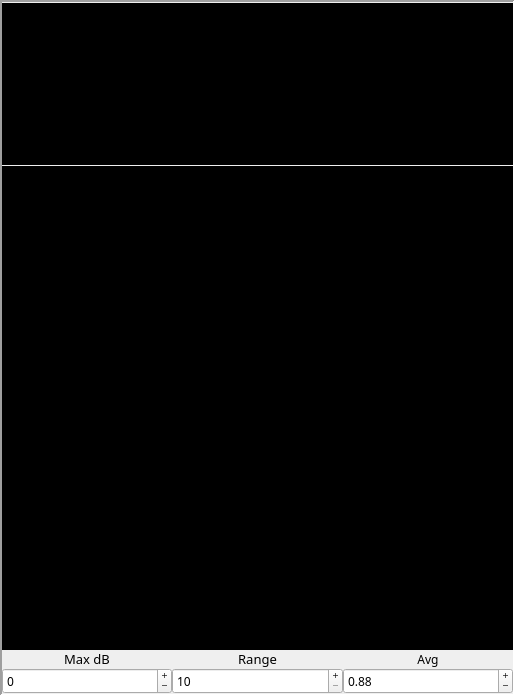
<?xml version="1.0" encoding="UTF-8"?>
<ui version="4.0">
 <class>spectrumWidget</class>
 <widget class="QFrame" name="spectrumWidget">
  <property name="geometry">
   <rect>
    <x>0</x>
    <y>0</y>
    <width>515</width>
    <height>696</height>
   </rect>
  </property>
  <property name="minimumSize">
   <size>
    <width>334</width>
    <height>0</height>
   </size>
  </property>
  <property name="font">
   <font>
    <family>Ubuntu Mono</family>
    <pointsize>9</pointsize>
    <weight>50</weight>
    <bold>false</bold>
   </font>
  </property>
  <property name="windowTitle">
   <string>Frame</string>
  </property>
  <property name="frameShape">
   <enum>QFrame::Panel</enum>
  </property>
  <property name="frameShadow">
   <enum>QFrame::Sunken</enum>
  </property>
  <property name="lineWidth">
   <number>2</number>
  </property>
  <layout class="QVBoxLayout" name="verticalLayout" stretch="0,1,0,3,0">
   <property name="spacing">
    <number>0</number>
   </property>
   <property name="leftMargin">
    <number>0</number>
   </property>
   <property name="topMargin">
    <number>0</number>
   </property>
   <property name="rightMargin">
    <number>0</number>
   </property>
   <property name="bottomMargin">
    <number>0</number>
   </property>
   <item>
    <widget class="markerWidget" name="markerLabelSpectrum">
     <property name="maximumSize">
      <size>
       <width>16777215</width>
       <height>1</height>
      </size>
     </property>
     <property name="text">
      <string/>
     </property>
    </widget>
   </item>
   <item>
    <widget class="fftDisplay" name="spectrWidget" native="true">
     <property name="palette">
      <palette>
       <active>
        <colorrole role="WindowText">
         <brush brushstyle="SolidPattern">
          <color alpha="255">
           <red>255</red>
           <green>255</green>
           <blue>255</blue>
          </color>
         </brush>
        </colorrole>
        <colorrole role="Button">
         <brush brushstyle="SolidPattern">
          <color alpha="255">
           <red>0</red>
           <green>0</green>
           <blue>0</blue>
          </color>
         </brush>
        </colorrole>
        <colorrole role="Light">
         <brush brushstyle="SolidPattern">
          <color alpha="255">
           <red>0</red>
           <green>0</green>
           <blue>0</blue>
          </color>
         </brush>
        </colorrole>
        <colorrole role="Midlight">
         <brush brushstyle="SolidPattern">
          <color alpha="255">
           <red>0</red>
           <green>0</green>
           <blue>0</blue>
          </color>
         </brush>
        </colorrole>
        <colorrole role="Dark">
         <brush brushstyle="SolidPattern">
          <color alpha="255">
           <red>0</red>
           <green>0</green>
           <blue>0</blue>
          </color>
         </brush>
        </colorrole>
        <colorrole role="Mid">
         <brush brushstyle="SolidPattern">
          <color alpha="255">
           <red>0</red>
           <green>0</green>
           <blue>0</blue>
          </color>
         </brush>
        </colorrole>
        <colorrole role="Text">
         <brush brushstyle="SolidPattern">
          <color alpha="255">
           <red>255</red>
           <green>255</green>
           <blue>255</blue>
          </color>
         </brush>
        </colorrole>
        <colorrole role="BrightText">
         <brush brushstyle="SolidPattern">
          <color alpha="255">
           <red>255</red>
           <green>255</green>
           <blue>255</blue>
          </color>
         </brush>
        </colorrole>
        <colorrole role="ButtonText">
         <brush brushstyle="SolidPattern">
          <color alpha="255">
           <red>255</red>
           <green>255</green>
           <blue>255</blue>
          </color>
         </brush>
        </colorrole>
        <colorrole role="Base">
         <brush brushstyle="SolidPattern">
          <color alpha="255">
           <red>0</red>
           <green>0</green>
           <blue>0</blue>
          </color>
         </brush>
        </colorrole>
        <colorrole role="Window">
         <brush brushstyle="SolidPattern">
          <color alpha="255">
           <red>0</red>
           <green>0</green>
           <blue>0</blue>
          </color>
         </brush>
        </colorrole>
        <colorrole role="Shadow">
         <brush brushstyle="SolidPattern">
          <color alpha="255">
           <red>0</red>
           <green>0</green>
           <blue>0</blue>
          </color>
         </brush>
        </colorrole>
        <colorrole role="AlternateBase">
         <brush brushstyle="SolidPattern">
          <color alpha="255">
           <red>0</red>
           <green>0</green>
           <blue>0</blue>
          </color>
         </brush>
        </colorrole>
        <colorrole role="ToolTipBase">
         <brush brushstyle="SolidPattern">
          <color alpha="255">
           <red>255</red>
           <green>255</green>
           <blue>220</blue>
          </color>
         </brush>
        </colorrole>
        <colorrole role="ToolTipText">
         <brush brushstyle="SolidPattern">
          <color alpha="255">
           <red>0</red>
           <green>0</green>
           <blue>0</blue>
          </color>
         </brush>
        </colorrole>
       </active>
       <inactive>
        <colorrole role="WindowText">
         <brush brushstyle="SolidPattern">
          <color alpha="255">
           <red>255</red>
           <green>255</green>
           <blue>255</blue>
          </color>
         </brush>
        </colorrole>
        <colorrole role="Button">
         <brush brushstyle="SolidPattern">
          <color alpha="255">
           <red>0</red>
           <green>0</green>
           <blue>0</blue>
          </color>
         </brush>
        </colorrole>
        <colorrole role="Light">
         <brush brushstyle="SolidPattern">
          <color alpha="255">
           <red>0</red>
           <green>0</green>
           <blue>0</blue>
          </color>
         </brush>
        </colorrole>
        <colorrole role="Midlight">
         <brush brushstyle="SolidPattern">
          <color alpha="255">
           <red>0</red>
           <green>0</green>
           <blue>0</blue>
          </color>
         </brush>
        </colorrole>
        <colorrole role="Dark">
         <brush brushstyle="SolidPattern">
          <color alpha="255">
           <red>0</red>
           <green>0</green>
           <blue>0</blue>
          </color>
         </brush>
        </colorrole>
        <colorrole role="Mid">
         <brush brushstyle="SolidPattern">
          <color alpha="255">
           <red>0</red>
           <green>0</green>
           <blue>0</blue>
          </color>
         </brush>
        </colorrole>
        <colorrole role="Text">
         <brush brushstyle="SolidPattern">
          <color alpha="255">
           <red>255</red>
           <green>255</green>
           <blue>255</blue>
          </color>
         </brush>
        </colorrole>
        <colorrole role="BrightText">
         <brush brushstyle="SolidPattern">
          <color alpha="255">
           <red>255</red>
           <green>255</green>
           <blue>255</blue>
          </color>
         </brush>
        </colorrole>
        <colorrole role="ButtonText">
         <brush brushstyle="SolidPattern">
          <color alpha="255">
           <red>255</red>
           <green>255</green>
           <blue>255</blue>
          </color>
         </brush>
        </colorrole>
        <colorrole role="Base">
         <brush brushstyle="SolidPattern">
          <color alpha="255">
           <red>0</red>
           <green>0</green>
           <blue>0</blue>
          </color>
         </brush>
        </colorrole>
        <colorrole role="Window">
         <brush brushstyle="SolidPattern">
          <color alpha="255">
           <red>0</red>
           <green>0</green>
           <blue>0</blue>
          </color>
         </brush>
        </colorrole>
        <colorrole role="Shadow">
         <brush brushstyle="SolidPattern">
          <color alpha="255">
           <red>0</red>
           <green>0</green>
           <blue>0</blue>
          </color>
         </brush>
        </colorrole>
        <colorrole role="AlternateBase">
         <brush brushstyle="SolidPattern">
          <color alpha="255">
           <red>0</red>
           <green>0</green>
           <blue>0</blue>
          </color>
         </brush>
        </colorrole>
        <colorrole role="ToolTipBase">
         <brush brushstyle="SolidPattern">
          <color alpha="255">
           <red>255</red>
           <green>255</green>
           <blue>220</blue>
          </color>
         </brush>
        </colorrole>
        <colorrole role="ToolTipText">
         <brush brushstyle="SolidPattern">
          <color alpha="255">
           <red>0</red>
           <green>0</green>
           <blue>0</blue>
          </color>
         </brush>
        </colorrole>
       </inactive>
       <disabled>
        <colorrole role="WindowText">
         <brush brushstyle="SolidPattern">
          <color alpha="255">
           <red>0</red>
           <green>0</green>
           <blue>0</blue>
          </color>
         </brush>
        </colorrole>
        <colorrole role="Button">
         <brush brushstyle="SolidPattern">
          <color alpha="255">
           <red>0</red>
           <green>0</green>
           <blue>0</blue>
          </color>
         </brush>
        </colorrole>
        <colorrole role="Light">
         <brush brushstyle="SolidPattern">
          <color alpha="255">
           <red>0</red>
           <green>0</green>
           <blue>0</blue>
          </color>
         </brush>
        </colorrole>
        <colorrole role="Midlight">
         <brush brushstyle="SolidPattern">
          <color alpha="255">
           <red>0</red>
           <green>0</green>
           <blue>0</blue>
          </color>
         </brush>
        </colorrole>
        <colorrole role="Dark">
         <brush brushstyle="SolidPattern">
          <color alpha="255">
           <red>0</red>
           <green>0</green>
           <blue>0</blue>
          </color>
         </brush>
        </colorrole>
        <colorrole role="Mid">
         <brush brushstyle="SolidPattern">
          <color alpha="255">
           <red>0</red>
           <green>0</green>
           <blue>0</blue>
          </color>
         </brush>
        </colorrole>
        <colorrole role="Text">
         <brush brushstyle="SolidPattern">
          <color alpha="255">
           <red>0</red>
           <green>0</green>
           <blue>0</blue>
          </color>
         </brush>
        </colorrole>
        <colorrole role="BrightText">
         <brush brushstyle="SolidPattern">
          <color alpha="255">
           <red>255</red>
           <green>255</green>
           <blue>255</blue>
          </color>
         </brush>
        </colorrole>
        <colorrole role="ButtonText">
         <brush brushstyle="SolidPattern">
          <color alpha="255">
           <red>0</red>
           <green>0</green>
           <blue>0</blue>
          </color>
         </brush>
        </colorrole>
        <colorrole role="Base">
         <brush brushstyle="SolidPattern">
          <color alpha="255">
           <red>0</red>
           <green>0</green>
           <blue>0</blue>
          </color>
         </brush>
        </colorrole>
        <colorrole role="Window">
         <brush brushstyle="SolidPattern">
          <color alpha="255">
           <red>0</red>
           <green>0</green>
           <blue>0</blue>
          </color>
         </brush>
        </colorrole>
        <colorrole role="Shadow">
         <brush brushstyle="SolidPattern">
          <color alpha="255">
           <red>0</red>
           <green>0</green>
           <blue>0</blue>
          </color>
         </brush>
        </colorrole>
        <colorrole role="AlternateBase">
         <brush brushstyle="SolidPattern">
          <color alpha="255">
           <red>0</red>
           <green>0</green>
           <blue>0</blue>
          </color>
         </brush>
        </colorrole>
        <colorrole role="ToolTipBase">
         <brush brushstyle="SolidPattern">
          <color alpha="255">
           <red>255</red>
           <green>255</green>
           <blue>220</blue>
          </color>
         </brush>
        </colorrole>
        <colorrole role="ToolTipText">
         <brush brushstyle="SolidPattern">
          <color alpha="255">
           <red>0</red>
           <green>0</green>
           <blue>0</blue>
          </color>
         </brush>
        </colorrole>
       </disabled>
      </palette>
     </property>
     <property name="autoFillBackground">
      <bool>true</bool>
     </property>
     <property name="lineWidth" stdset="0">
      <number>1</number>
     </property>
     <property name="text" stdset="0">
      <string/>
     </property>
    </widget>
   </item>
   <item>
    <widget class="markerWidget" name="markerLabelWF">
     <property name="maximumSize">
      <size>
       <width>16777215</width>
       <height>1</height>
      </size>
     </property>
     <property name="text">
      <string/>
     </property>
    </widget>
   </item>
   <item>
    <widget class="fftDisplay" name="waterfallWidget" native="true">
     <property name="palette">
      <palette>
       <active>
        <colorrole role="WindowText">
         <brush brushstyle="SolidPattern">
          <color alpha="255">
           <red>255</red>
           <green>255</green>
           <blue>255</blue>
          </color>
         </brush>
        </colorrole>
        <colorrole role="Button">
         <brush brushstyle="SolidPattern">
          <color alpha="255">
           <red>0</red>
           <green>0</green>
           <blue>0</blue>
          </color>
         </brush>
        </colorrole>
        <colorrole role="Light">
         <brush brushstyle="SolidPattern">
          <color alpha="255">
           <red>0</red>
           <green>0</green>
           <blue>0</blue>
          </color>
         </brush>
        </colorrole>
        <colorrole role="Midlight">
         <brush brushstyle="SolidPattern">
          <color alpha="255">
           <red>0</red>
           <green>0</green>
           <blue>0</blue>
          </color>
         </brush>
        </colorrole>
        <colorrole role="Dark">
         <brush brushstyle="SolidPattern">
          <color alpha="255">
           <red>0</red>
           <green>0</green>
           <blue>0</blue>
          </color>
         </brush>
        </colorrole>
        <colorrole role="Mid">
         <brush brushstyle="SolidPattern">
          <color alpha="255">
           <red>0</red>
           <green>0</green>
           <blue>0</blue>
          </color>
         </brush>
        </colorrole>
        <colorrole role="Text">
         <brush brushstyle="SolidPattern">
          <color alpha="255">
           <red>255</red>
           <green>255</green>
           <blue>255</blue>
          </color>
         </brush>
        </colorrole>
        <colorrole role="BrightText">
         <brush brushstyle="SolidPattern">
          <color alpha="255">
           <red>255</red>
           <green>255</green>
           <blue>255</blue>
          </color>
         </brush>
        </colorrole>
        <colorrole role="ButtonText">
         <brush brushstyle="SolidPattern">
          <color alpha="255">
           <red>255</red>
           <green>255</green>
           <blue>255</blue>
          </color>
         </brush>
        </colorrole>
        <colorrole role="Base">
         <brush brushstyle="SolidPattern">
          <color alpha="255">
           <red>0</red>
           <green>0</green>
           <blue>0</blue>
          </color>
         </brush>
        </colorrole>
        <colorrole role="Window">
         <brush brushstyle="SolidPattern">
          <color alpha="255">
           <red>0</red>
           <green>0</green>
           <blue>0</blue>
          </color>
         </brush>
        </colorrole>
        <colorrole role="Shadow">
         <brush brushstyle="SolidPattern">
          <color alpha="255">
           <red>0</red>
           <green>0</green>
           <blue>0</blue>
          </color>
         </brush>
        </colorrole>
        <colorrole role="AlternateBase">
         <brush brushstyle="SolidPattern">
          <color alpha="255">
           <red>0</red>
           <green>0</green>
           <blue>0</blue>
          </color>
         </brush>
        </colorrole>
        <colorrole role="ToolTipBase">
         <brush brushstyle="SolidPattern">
          <color alpha="255">
           <red>255</red>
           <green>255</green>
           <blue>220</blue>
          </color>
         </brush>
        </colorrole>
        <colorrole role="ToolTipText">
         <brush brushstyle="SolidPattern">
          <color alpha="255">
           <red>0</red>
           <green>0</green>
           <blue>0</blue>
          </color>
         </brush>
        </colorrole>
       </active>
       <inactive>
        <colorrole role="WindowText">
         <brush brushstyle="SolidPattern">
          <color alpha="255">
           <red>255</red>
           <green>255</green>
           <blue>255</blue>
          </color>
         </brush>
        </colorrole>
        <colorrole role="Button">
         <brush brushstyle="SolidPattern">
          <color alpha="255">
           <red>0</red>
           <green>0</green>
           <blue>0</blue>
          </color>
         </brush>
        </colorrole>
        <colorrole role="Light">
         <brush brushstyle="SolidPattern">
          <color alpha="255">
           <red>0</red>
           <green>0</green>
           <blue>0</blue>
          </color>
         </brush>
        </colorrole>
        <colorrole role="Midlight">
         <brush brushstyle="SolidPattern">
          <color alpha="255">
           <red>0</red>
           <green>0</green>
           <blue>0</blue>
          </color>
         </brush>
        </colorrole>
        <colorrole role="Dark">
         <brush brushstyle="SolidPattern">
          <color alpha="255">
           <red>0</red>
           <green>0</green>
           <blue>0</blue>
          </color>
         </brush>
        </colorrole>
        <colorrole role="Mid">
         <brush brushstyle="SolidPattern">
          <color alpha="255">
           <red>0</red>
           <green>0</green>
           <blue>0</blue>
          </color>
         </brush>
        </colorrole>
        <colorrole role="Text">
         <brush brushstyle="SolidPattern">
          <color alpha="255">
           <red>255</red>
           <green>255</green>
           <blue>255</blue>
          </color>
         </brush>
        </colorrole>
        <colorrole role="BrightText">
         <brush brushstyle="SolidPattern">
          <color alpha="255">
           <red>255</red>
           <green>255</green>
           <blue>255</blue>
          </color>
         </brush>
        </colorrole>
        <colorrole role="ButtonText">
         <brush brushstyle="SolidPattern">
          <color alpha="255">
           <red>255</red>
           <green>255</green>
           <blue>255</blue>
          </color>
         </brush>
        </colorrole>
        <colorrole role="Base">
         <brush brushstyle="SolidPattern">
          <color alpha="255">
           <red>0</red>
           <green>0</green>
           <blue>0</blue>
          </color>
         </brush>
        </colorrole>
        <colorrole role="Window">
         <brush brushstyle="SolidPattern">
          <color alpha="255">
           <red>0</red>
           <green>0</green>
           <blue>0</blue>
          </color>
         </brush>
        </colorrole>
        <colorrole role="Shadow">
         <brush brushstyle="SolidPattern">
          <color alpha="255">
           <red>0</red>
           <green>0</green>
           <blue>0</blue>
          </color>
         </brush>
        </colorrole>
        <colorrole role="AlternateBase">
         <brush brushstyle="SolidPattern">
          <color alpha="255">
           <red>0</red>
           <green>0</green>
           <blue>0</blue>
          </color>
         </brush>
        </colorrole>
        <colorrole role="ToolTipBase">
         <brush brushstyle="SolidPattern">
          <color alpha="255">
           <red>255</red>
           <green>255</green>
           <blue>220</blue>
          </color>
         </brush>
        </colorrole>
        <colorrole role="ToolTipText">
         <brush brushstyle="SolidPattern">
          <color alpha="255">
           <red>0</red>
           <green>0</green>
           <blue>0</blue>
          </color>
         </brush>
        </colorrole>
       </inactive>
       <disabled>
        <colorrole role="WindowText">
         <brush brushstyle="SolidPattern">
          <color alpha="255">
           <red>0</red>
           <green>0</green>
           <blue>0</blue>
          </color>
         </brush>
        </colorrole>
        <colorrole role="Button">
         <brush brushstyle="SolidPattern">
          <color alpha="255">
           <red>0</red>
           <green>0</green>
           <blue>0</blue>
          </color>
         </brush>
        </colorrole>
        <colorrole role="Light">
         <brush brushstyle="SolidPattern">
          <color alpha="255">
           <red>0</red>
           <green>0</green>
           <blue>0</blue>
          </color>
         </brush>
        </colorrole>
        <colorrole role="Midlight">
         <brush brushstyle="SolidPattern">
          <color alpha="255">
           <red>0</red>
           <green>0</green>
           <blue>0</blue>
          </color>
         </brush>
        </colorrole>
        <colorrole role="Dark">
         <brush brushstyle="SolidPattern">
          <color alpha="255">
           <red>0</red>
           <green>0</green>
           <blue>0</blue>
          </color>
         </brush>
        </colorrole>
        <colorrole role="Mid">
         <brush brushstyle="SolidPattern">
          <color alpha="255">
           <red>0</red>
           <green>0</green>
           <blue>0</blue>
          </color>
         </brush>
        </colorrole>
        <colorrole role="Text">
         <brush brushstyle="SolidPattern">
          <color alpha="255">
           <red>0</red>
           <green>0</green>
           <blue>0</blue>
          </color>
         </brush>
        </colorrole>
        <colorrole role="BrightText">
         <brush brushstyle="SolidPattern">
          <color alpha="255">
           <red>255</red>
           <green>255</green>
           <blue>255</blue>
          </color>
         </brush>
        </colorrole>
        <colorrole role="ButtonText">
         <brush brushstyle="SolidPattern">
          <color alpha="255">
           <red>0</red>
           <green>0</green>
           <blue>0</blue>
          </color>
         </brush>
        </colorrole>
        <colorrole role="Base">
         <brush brushstyle="SolidPattern">
          <color alpha="255">
           <red>0</red>
           <green>0</green>
           <blue>0</blue>
          </color>
         </brush>
        </colorrole>
        <colorrole role="Window">
         <brush brushstyle="SolidPattern">
          <color alpha="255">
           <red>0</red>
           <green>0</green>
           <blue>0</blue>
          </color>
         </brush>
        </colorrole>
        <colorrole role="Shadow">
         <brush brushstyle="SolidPattern">
          <color alpha="255">
           <red>0</red>
           <green>0</green>
           <blue>0</blue>
          </color>
         </brush>
        </colorrole>
        <colorrole role="AlternateBase">
         <brush brushstyle="SolidPattern">
          <color alpha="255">
           <red>0</red>
           <green>0</green>
           <blue>0</blue>
          </color>
         </brush>
        </colorrole>
        <colorrole role="ToolTipBase">
         <brush brushstyle="SolidPattern">
          <color alpha="255">
           <red>255</red>
           <green>255</green>
           <blue>220</blue>
          </color>
         </brush>
        </colorrole>
        <colorrole role="ToolTipText">
         <brush brushstyle="SolidPattern">
          <color alpha="255">
           <red>0</red>
           <green>0</green>
           <blue>0</blue>
          </color>
         </brush>
        </colorrole>
       </disabled>
      </palette>
     </property>
     <property name="autoFillBackground">
      <bool>true</bool>
     </property>
     <property name="lineWidth" stdset="0">
      <number>1</number>
     </property>
     <property name="text" stdset="0">
      <string/>
     </property>
    </widget>
   </item>
   <item>
    <layout class="QGridLayout" name="gridLayout">
     <item row="0" column="0">
      <widget class="QLabel" name="maxDbLabel">
       <property name="font">
        <font>
         <pointsize>10</pointsize>
         <weight>50</weight>
         <italic>false</italic>
         <bold>false</bold>
        </font>
       </property>
       <property name="text">
        <string>Max dB</string>
       </property>
       <property name="alignment">
        <set>Qt::AlignCenter</set>
       </property>
       <property name="wordWrap">
        <bool>false</bool>
       </property>
      </widget>
     </item>
     <item row="0" column="1">
      <widget class="QLabel" name="rangeLabel">
       <property name="font">
        <font>
         <pointsize>10</pointsize>
        </font>
       </property>
       <property name="text">
        <string>Range</string>
       </property>
       <property name="alignment">
        <set>Qt::AlignCenter</set>
       </property>
      </widget>
     </item>
     <item row="0" column="2">
      <widget class="QLabel" name="label_3">
       <property name="text">
        <string>Avg</string>
       </property>
       <property name="alignment">
        <set>Qt::AlignCenter</set>
       </property>
      </widget>
     </item>
     <item row="1" column="0">
      <widget class="QSpinBox" name="maxDbSpinbox">
       <property name="sizePolicy">
        <sizepolicy hsizetype="Preferred" vsizetype="Preferred">
         <horstretch>0</horstretch>
         <verstretch>0</verstretch>
        </sizepolicy>
       </property>
       <property name="maximumSize">
        <size>
         <width>16777215</width>
         <height>30</height>
        </size>
       </property>
       <property name="buttonSymbols">
        <enum>QAbstractSpinBox::PlusMinus</enum>
       </property>
       <property name="minimum">
        <number>-40</number>
       </property>
       <property name="maximum">
        <number>10</number>
       </property>
       <property name="value">
        <number>0</number>
       </property>
      </widget>
     </item>
     <item row="1" column="1">
      <widget class="QSpinBox" name="rangeSpinbox">
       <property name="sizePolicy">
        <sizepolicy hsizetype="Preferred" vsizetype="Preferred">
         <horstretch>0</horstretch>
         <verstretch>0</verstretch>
        </sizepolicy>
       </property>
       <property name="maximumSize">
        <size>
         <width>16777215</width>
         <height>30</height>
        </size>
       </property>
       <property name="buttonSymbols">
        <enum>QAbstractSpinBox::PlusMinus</enum>
       </property>
       <property name="minimum">
        <number>10</number>
       </property>
       <property name="maximum">
        <number>50</number>
       </property>
       <property name="value">
        <number>10</number>
       </property>
      </widget>
     </item>
     <item row="1" column="2">
      <widget class="QDoubleSpinBox" name="avgDoubleSpinBox">
       <property name="maximumSize">
        <size>
         <width>16777215</width>
         <height>30</height>
        </size>
       </property>
       <property name="buttonSymbols">
        <enum>QAbstractSpinBox::PlusMinus</enum>
       </property>
       <property name="minimum">
        <double>0.600000000000000</double>
       </property>
       <property name="maximum">
        <double>1.000000000000000</double>
       </property>
       <property name="singleStep">
        <double>0.010000000000000</double>
       </property>
       <property name="value">
        <double>0.880000000000000</double>
       </property>
      </widget>
     </item>
    </layout>
   </item>
  </layout>
 </widget>
 <customwidgets>
  <customwidget>
   <class>fftDisplay</class>
   <extends>QWidget</extends>
   <header>fftdisplay.h</header>
   <container>1</container>
  </customwidget>
  <customwidget>
   <class>markerWidget</class>
   <extends>QLabel</extends>
   <header>widgets/markerwidget.h</header>
  </customwidget>
 </customwidgets>
 <resources/>
 <connections/>
</ui>
